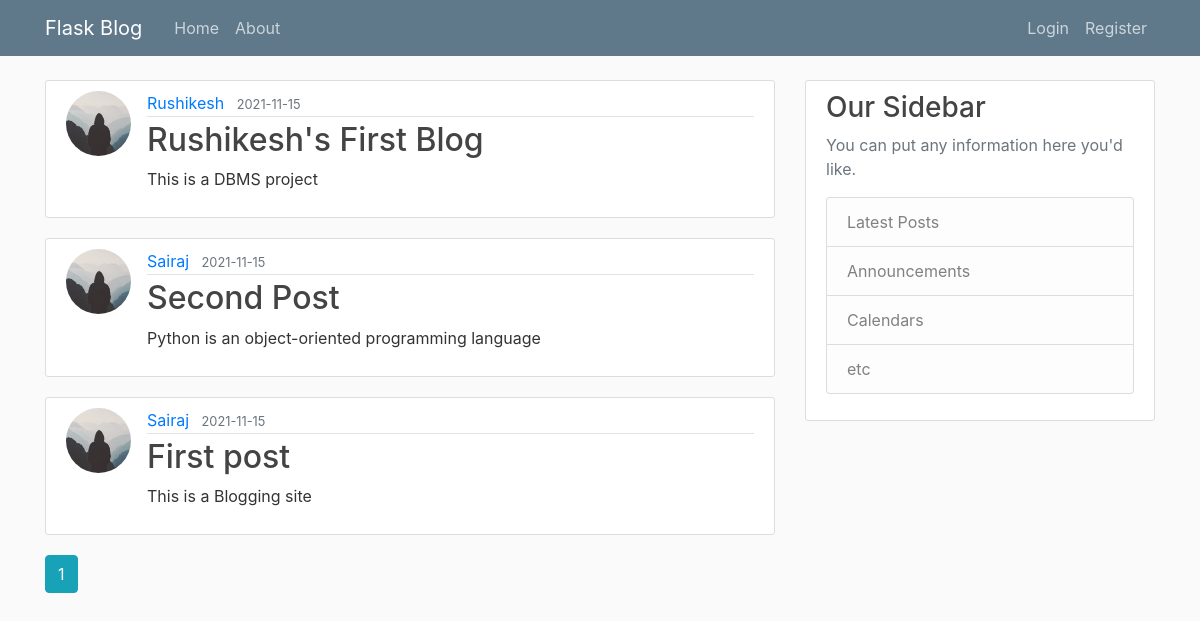
The page /home on the database its author committed.
### flaskblog/models.py (models this page shows, shortened)
class Post(db.Model):
    id = db.Column(db.Integer, primary_key=True)
    title = db.Column(db.String(100), nullable=False)
    date_posted = db.Column(db.DateTime, nullable=False, default=datetime.utcnow)
    content = db.Column(db.Text, nullable=False)
    user_id = db.Column(db.Integer, db.ForeignKey('user.id'), nullable=False)

class User(db.Model, UserMixin):
    id = db.Column(db.Integer, primary_key=True)
    username = db.Column(db.String(20), unique=True, nullable=False)
    email = db.Column(db.String(120), unique=True, nullable=False)
    image_file = db.Column(db.String(20), nullable=False, default='default.jpg')
    password = db.Column(db.String(60), nullable=False)
    posts = db.relationship('Post', backref='author', lazy=True)

### flaskblog/main/routes.py (the view)
@main.route("/")
@main.route("/home")
def home():
    page = request.args.get('page', 1, type=int)
    posts = Post.query.order_by(Post.date_posted.desc()).paginate(page=page, per_page=5)
    return render_template('home.html', posts=posts)

### flaskblog/templates/home.html
{% extends "layout.html" %}
{% block content %}
    {% for post in posts.items %}
        <article class="media content-section">
          <img class="rounded-circle article-img" src="{{ url_for('static', filename='profile_pics/' + post.author.image_file) }}">
          <div class="media-body">
            <div class="article-metadata">
              <a class="mr-2" href="{{ url_for('users.user_posts', username=post.author.username) }}">{{ post.author.username }}</a>
              <small class="text-muted">{{ post.date_posted.strftime('%Y-%m-%d') }}</small>
            </div>
            <h2><a class="article-title" href="{{ url_for('posts.post', post_id=post.id) }}">{{ post.title }}</a></h2>
            <p class="article-content">{{ post.content }}</p>
          </div>
        </article>
    {% endfor %}
    {% for page_num in posts.iter_pages(left_edge=1, right_edge=1, left_current=1, right_current=2) %}
      {% if page_num %}
        {% if posts.page == page_num %}
          <a class="btn btn-info mb-4" href="{{ url_for('main.home', page=page_num) }}">{{ page_num }}</a>
        {% else %}
          <a class="btn btn-outline-info mb-4" href="{{ url_for('main.home', page=page_num) }}">{{ page_num }}</a>
        {% endif %}
      {% else %}
        ...
      {% endif %}
    {% endfor %}
{% endblock content %}

### flaskblog/templates/layout.html (shortened to what this page needs)
<!DOCTYPE html>
<html>
<head>
    <link rel="stylesheet" href="https://maxcdn.bootstrapcdn.com/bootstrap/4.0.0/css/bootstrap.min.css">
    <link rel="stylesheet" type="text/css" href="{{ url_for('static', filename='main.css') }}">
</head>
<body>
    <header class="site-header">
      <nav class="navbar navbar-expand-md navbar-dark bg-steel fixed-top">
        <div class="container">
          <a class="navbar-brand mr-4" href="/">Flask Blog</a>
          <div class="collapse navbar-collapse" id="navbarToggle">
            <div class="navbar-nav mr-auto">
              <a class="nav-item nav-link" href="{{ url_for('main.home') }}">Home</a>
              <a class="nav-item nav-link" href="{{ url_for('main.about') }}">About</a>
            </div>
            <div class="navbar-nav">
              {% if current_user.is_authenticated %}
                <a class="nav-item nav-link" href="{{ url_for('posts.new_post') }}">New Post</a>
                <a class="nav-item nav-link" href="{{ url_for('users.account') }}">Account</a>
                <a class="nav-item nav-link" href="{{ url_for('users.logout') }}">Logout</a>
              {% else %}
                <a class="nav-item nav-link" href="{{ url_for('users.login') }}">Login</a>
                <a class="nav-item nav-link" href="{{ url_for('users.register') }}">Register</a>
              {% endif %}
            </div>
          </div>
        </div>
      </nav>
    </header>
    <main role="main" class="container">
      <div class="row">
        <div class="col-md-8">
          {% block content %}{% endblock %}
        </div>
        <div class="col-md-4">
          <div class="content-section">
            <h3>Our Sidebar</h3>
            <p class='text-muted'>You can put any information here you'd like.
              <ul class="list-group">
                <li class="list-group-item list-group-item-light">Latest Posts</li>
                <li class="list-group-item list-group-item-light">Announcements</li>
                <li class="list-group-item list-group-item-light">Calendars</li>
                <li class="list-group-item list-group-item-light">etc</li>
              </ul>
            </p>
          </div>
        </div>
      </div>
    </main>
</body>
</html>

### flaskblog/static/main.css (style rules this page uses)
body { background: #fafafa; color: #333333; margin-top: 5rem; }
h1, h2, h3, h4, h5, h6 { color: #444444; }
.bg-steel { background-color: #5f788a; }
.site-header .navbar-nav .nav-link { color: #cbd5db; }
.content-section { background: #ffffff; padding: 10px 20px; border: 1px solid #dddddd; border-radius: 3px; margin-bottom: 20px; }
.article-title { color: #444444; }
.article-content { white-space: pre-line; }
.article-img { height: 65px; width: 65px; margin-right: 16px; }
.article-metadata { padding-bottom: 1px; margin-bottom: 4px; border-bottom: 1px solid #e3e3e3 }

### rows shown on the page
Post: image_file (placeholder picture), author.username "Rushikesh", date_posted "2021-11-15", title "Rushikesh's First Blog", content "This is a DBMS project"
Post: image_file (placeholder picture), author.username "Sairaj", date_posted "2021-11-15", title "Second Post", content "Python is an object-oriented programming language"
Post: image_file (placeholder picture), author.username "Sairaj", date_posted "2021-11-15", title "First post", content "This is a Blogging site"

### other values the page prints
{{ page_num }} "1"
